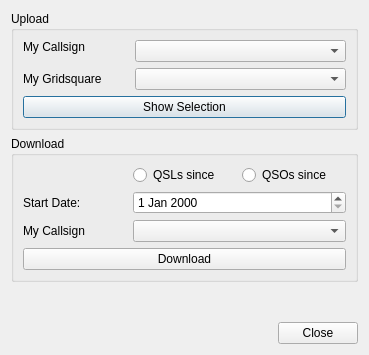
<?xml version="1.0" encoding="UTF-8"?>
<ui version="4.0">
 <class>LotwDialog</class>
 <widget class="QDialog" name="LotwDialog">
  <property name="geometry">
   <rect>
    <x>0</x>
    <y>0</y>
    <width>369</width>
    <height>355</height>
   </rect>
  </property>
  <property name="windowTitle">
   <string>LoTW</string>
  </property>
  <layout class="QVBoxLayout" name="verticalLayout">
   <item>
    <widget class="QGroupBox" name="uploadBox">
     <property name="title">
      <string>Upload</string>
     </property>
     <layout class="QGridLayout" name="gridLayout">
      <item row="0" column="0">
       <widget class="QLabel" name="myCallsignLabel">
        <property name="text">
         <string>My Callsign</string>
        </property>
       </widget>
      </item>
      <item row="2" column="0">
       <widget class="QLabel" name="myGridLabel">
        <property name="text">
         <string>My Gridsquare</string>
        </property>
       </widget>
      </item>
      <item row="3" column="0" colspan="3">
       <widget class="QPushButton" name="showButton">
        <property name="text">
         <string>Show Selection</string>
        </property>
       </widget>
      </item>
      <item row="0" column="1" rowspan="2" colspan="2">
       <widget class="QComboBox" name="myCallsignCombo"/>
      </item>
      <item row="2" column="1" colspan="2">
       <widget class="QComboBox" name="myGridCombo"/>
      </item>
     </layout>
    </widget>
   </item>
   <item>
    <widget class="QGroupBox" name="downloadBox">
     <property name="title">
      <string>Download</string>
     </property>
     <layout class="QVBoxLayout" name="verticalLayout_2">
      <item>
       <layout class="QGridLayout" name="gridLayout_2">
        <item row="0" column="2">
         <widget class="QRadioButton" name="qsoRadioButton">
          <property name="text">
           <string>QSOs since</string>
          </property>
         </widget>
        </item>
        <item row="1" column="1" colspan="2">
         <widget class="QDateEdit" name="dateEdit"/>
        </item>
        <item row="0" column="1">
         <widget class="QRadioButton" name="qslRadioButton">
          <property name="text">
           <string>QSLs since</string>
          </property>
         </widget>
        </item>
        <item row="1" column="0">
         <widget class="QLabel" name="dateLabel">
          <property name="text">
           <string>Start Date:</string>
          </property>
         </widget>
        </item>
        <item row="2" column="0">
         <widget class="QLabel" name="stationLabel">
          <property name="text">
           <string>My Callsign</string>
          </property>
         </widget>
        </item>
        <item row="2" column="1" colspan="2">
         <widget class="QComboBox" name="stationCombo"/>
        </item>
       </layout>
      </item>
      <item>
       <widget class="QPushButton" name="downloadButton">
        <property name="text">
         <string>Download</string>
        </property>
       </widget>
      </item>
     </layout>
    </widget>
   </item>
   <item>
    <spacer name="verticalSpacer">
     <property name="orientation">
      <enum>Qt::Vertical</enum>
     </property>
     <property name="sizeHint" stdset="0">
      <size>
       <width>20</width>
       <height>40</height>
      </size>
     </property>
    </spacer>
   </item>
   <item>
    <widget class="QDialogButtonBox" name="buttonBox">
     <property name="standardButtons">
      <set>QDialogButtonBox::Close</set>
     </property>
    </widget>
   </item>
  </layout>
 </widget>
 <resources/>
 <connections>
  <connection>
   <sender>showButton</sender>
   <signal>clicked()</signal>
   <receiver>LotwDialog</receiver>
   <slot>upload()</slot>
   <hints>
    <hint type="sourcelabel">
     <x>55</x>
     <y>176</y>
    </hint>
    <hint type="destinationlabel">
     <x>216</x>
     <y>202</y>
    </hint>
   </hints>
  </connection>
  <connection>
   <sender>downloadButton</sender>
   <signal>clicked()</signal>
   <receiver>LotwDialog</receiver>
   <slot>download()</slot>
   <hints>
    <hint type="sourcelabel">
     <x>216</x>
     <y>184</y>
    </hint>
    <hint type="destinationlabel">
     <x>216</x>
     <y>107</y>
    </hint>
   </hints>
  </connection>
  <connection>
   <sender>buttonBox</sender>
   <signal>rejected()</signal>
   <receiver>LotwDialog</receiver>
   <slot>reject()</slot>
   <hints>
    <hint type="sourcelabel">
     <x>216</x>
     <y>268</y>
    </hint>
    <hint type="destinationlabel">
     <x>216</x>
     <y>145</y>
    </hint>
   </hints>
  </connection>
  <connection>
   <sender>myCallsignCombo</sender>
   <signal>currentIndexChanged(QString)</signal>
   <receiver>LotwDialog</receiver>
   <slot>uploadCallsignChanged(QString)</slot>
   <hints>
    <hint type="sourcelabel">
     <x>290</x>
     <y>69</y>
    </hint>
    <hint type="destinationlabel">
     <x>223</x>
     <y>220</y>
    </hint>
   </hints>
  </connection>
 </connections>
 <slots>
  <slot>upload()</slot>
  <slot>download()</slot>
  <slot>uploadCallsignChanged(QString)</slot>
  <slot>slot1()</slot>
 </slots>
</ui>
